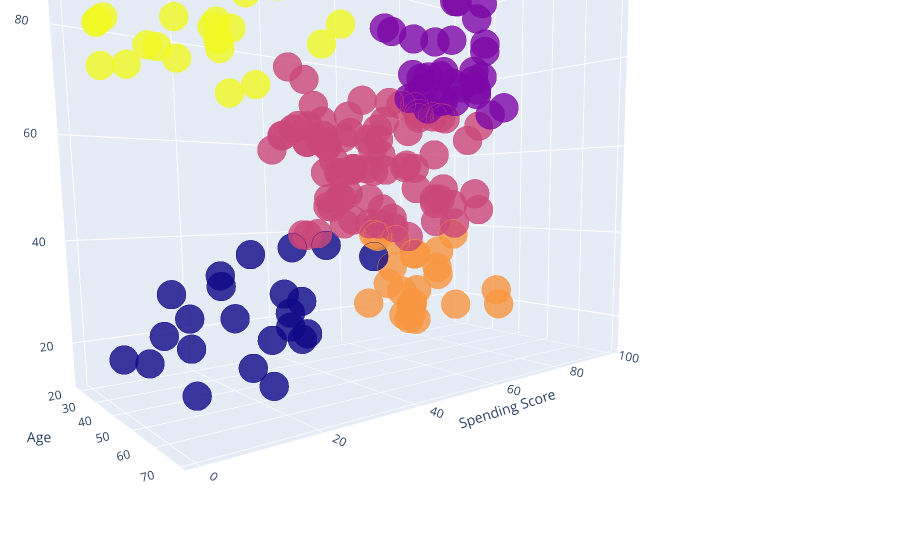

The notebook cell saved with this chart:
### Code cell
import plotly.offline as py
from plotly.offline import init_notebook_mode, iplot
import plotly.graph_objs as go
from plotly import tools
init_notebook_mode(connected = True)
import plotly.figure_factory as ff

x = data[['Age', 'Spending Score (1-100)', 'Annual Income (k$)']].values
km = KMeans(n_clusters = 5, init = 'k-means++', max_iter = 300, n_init = 10, random_state = 0)
km.fit(x)
labels = km.labels_
centroids = km.cluster_centers_

data['labels'] =  labels
trace1 = go.Scatter3d(
    x= data['Age'],
    y= data['Spending Score (1-100)'],
    z= data['Annual Income (k$)'],
    mode='markers',
     marker=dict(
        color = data['labels'], 
        size= 10,
        line=dict(
            color= data['labels'],
            width= 12
        ),
        opacity=0.8
     )
)
df = [trace1]

layout = go.Layout(
    title = 'Character vs Gender vs Alive or not',
    margin=dict(
        l=0,
        r=0,
        b=0,
        t=0  
    ),
    scene = dict(
            xaxis = dict(title  = 'Age'),
            yaxis = dict(title  = 'Spending Score'),
            zaxis = dict(title  = 'Annual Income')
        )
)

fig = go.Figure(data = df, layout = layout)
py.iplot(fig)

### Figure 1 — Plotly figure (JSON) as saved in the notebook; plotly's stock layout.template omitted (floating-point values rounded to 4 significant figures; data arrays with more than 128 entries replaced by an {"elided": "..."} marker saying what was removed)
{"data": [{"marker": {"color": {"elided": "200 int values"}, "line": {"color": {"elided": "200 int values"}, "width": 12}, "opacity": 0.8, "size": 10}, "mode": "markers", "type": "scatter3d", "x": {"elided": "200 int values"}, "y": {"elided": "200 int values"}, "z": {"elided": "200 int values"}}], "layout": {"autosize": true, "margin": {"b": 0, "l": 0, "r": 0, "t": 0}, "scene": {"aspectmode": "auto", "aspectratio": {"x": 0.6093, "y": 1.148, "z": 1.429}, "camera": {"center": {"x": 0.5042, "y": -0.2134, "z": -0.4362}, "eye": {"x": 1.297, "y": -0.9419, "z": -0.3005}, "projection": {"type": "perspective"}, "up": {"x": 0, "y": 0, "z": 1}}, "xaxis": {"title": {"text": "Age"}, "type": "linear"}, "yaxis": {"title": {"text": "Spending Score"}, "type": "linear"}, "zaxis": {"title": {"text": "Annual Income"}, "type": "linear"}}, "title": {"text": "Character vs Gender vs Alive or not"}}}
